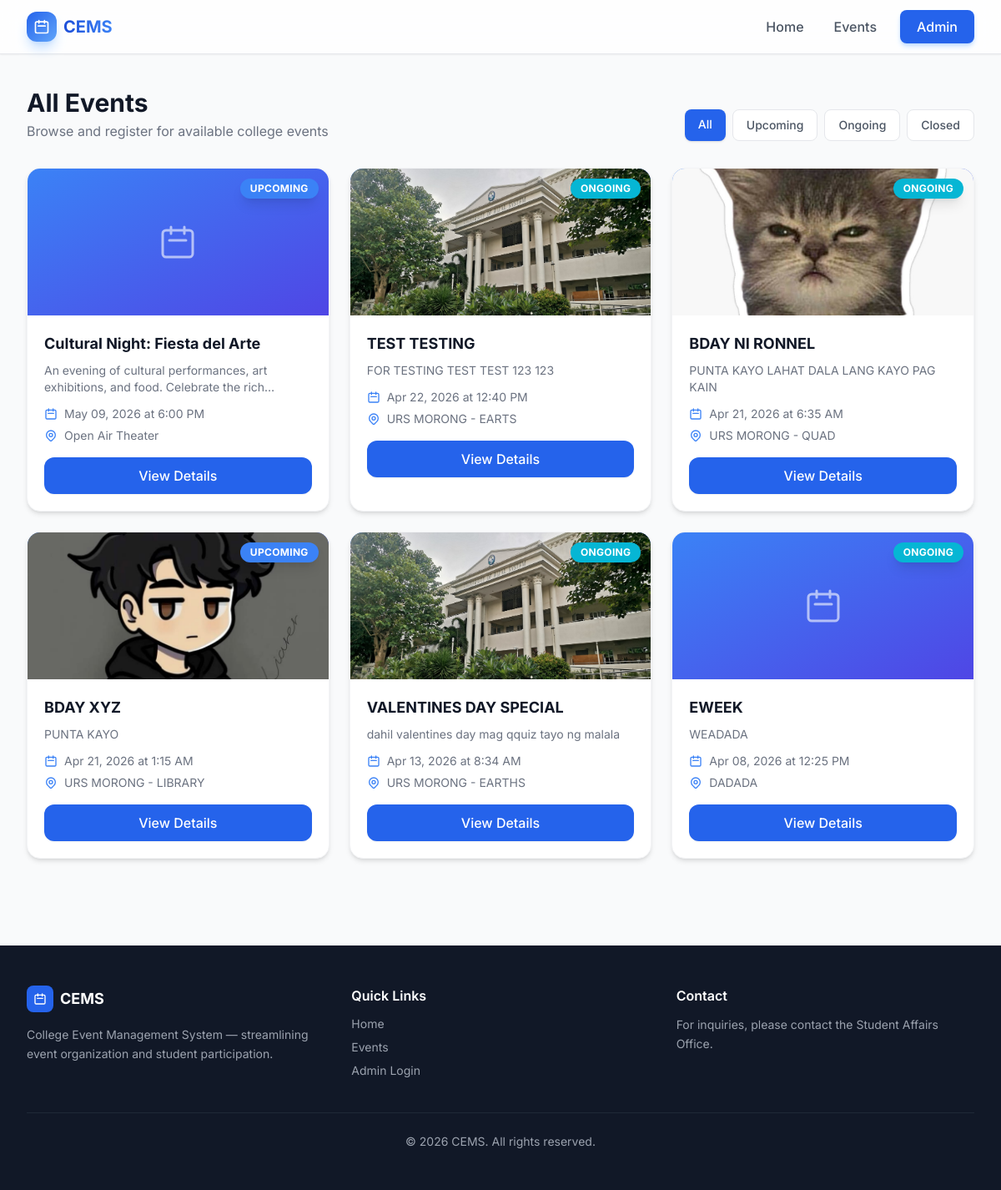
Screenshot of /events/ with the database file from the repository.
### events/models.py (models this page shows, shortened)
class Event(models.Model):
    STATUS_CHOICES = [
        ('upcoming', 'Upcoming'),
        ('ongoing', 'Ongoing'),
        ('closed', 'Closed'),
    ]
    title = models.CharField(max_length=200)
    description = models.TextField()
    date = models.DateField()
    time = models.TimeField()
    end_date = models.DateField(null=True, blank=True)
    end_time = models.TimeField(null=True, blank=True)
    location = models.CharField(max_length=200)
    image = models.ImageField(upload_to='events/', null=True, blank=True)
    registration_deadline = models.DateTimeField()
    participant_limit = models.PositiveIntegerField(default=0, help_text="0 = unlimited")
    status = models.CharField(max_length=10, choices=STATUS_CHOICES, default='upcoming')
    is_active = models.BooleanField(default=True)
    created_at = models.DateTimeField(auto_now_add=True)
    updated_at = models.DateTimeField(auto_now=True)
    class Meta:
        ordering = ['-date', '-time']

### events/views.py (the view)
# urls.py: path('events/', views.event_list, name='event_list'),
def event_list(request):
    events = Event.objects.filter(is_active=True)
    status_filter = request.GET.get('status', '')
    if status_filter:
        events = events.filter(status=status_filter)
    return render(request, 'events/event_list.html', {
        'events': events,
        'status_filter': status_filter,
    })

### templates/events/event_list.html (shortened to what this page needs)
{% extends "base.html" %}
{% block content %}
<div class="max-w-7xl mx-auto px-4 sm:px-6 lg:px-8 py-10">
    <div class="flex flex-col md:flex-row md:items-end md:justify-between mb-8">
        <div>
            <h1 class="text-3xl font-bold text-gray-900 mb-1">All Events</h1>
            <p class="text-gray-500">Browse and register for available college events</p>
        </div>
        <div class="mt-4 md:mt-0 flex gap-2">
            <a href="{% url 'events:event_list' %}"
               class="px-4 py-2 rounded-lg text-sm font-medium transition
                      {% if not status_filter %}bg-blue-600 text-white shadow{% else %}bg-white text-gray-600 border hover:bg-gray-50{% endif %}">
                All
            </a>
            <a href="?status=upcoming"
               class="px-4 py-2 rounded-lg text-sm font-medium transition
                      {% if status_filter == 'upcoming' %}bg-blue-600 text-white shadow{% else %}bg-white text-gray-600 border hover:bg-gray-50{% endif %}">
                Upcoming
            </a>
            <a href="?status=ongoing"
               class="px-4 py-2 rounded-lg text-sm font-medium transition
                      {% if status_filter == 'ongoing' %}bg-cyan-600 text-white shadow{% else %}bg-white text-gray-600 border hover:bg-gray-50{% endif %}">
                Ongoing
            </a>
            <a href="?status=closed"
               class="px-4 py-2 rounded-lg text-sm font-medium transition
                      {% if status_filter == 'closed' %}bg-red-600 text-white shadow{% else %}bg-white text-gray-600 border hover:bg-gray-50{% endif %}">
                Closed
            </a>
        </div>
    </div>
    {% if events %}
    <div class="grid sm:grid-cols-2 lg:grid-cols-3 gap-6">
        {% for event in events %}
        <div class="bg-white rounded-2xl shadow-md card-hover overflow-hidden border border-gray-100 fade-in">
            <div class="h-44 bg-gradient-to-br from-blue-500 to-indigo-600 flex items-center justify-center relative">
                {% if event.image %}
                <img src="{{ event.image.url }}" class="w-full h-full object-cover" alt="{{ event.title }}">
                {% else %}
                <svg class="w-12 h-12 text-white/60" fill="none" stroke="currentColor" viewBox="0 0 24 24"><path stroke-linecap="round" stroke-linejoin="round" stroke-width="1.5" d="M8 7V3m8 4V3m-9 8h10M5 21h14a2 2 0 002-2V7a2 2 0 00-2-2H5a2 2 0 00-2 2v12a2 2 0 002 2z"/></svg>
                {% endif %}
                <span class="absolute top-3 right-3 px-3 py-1 text-xs font-bold rounded-full uppercase tracking-wide shadow-lg
                    {% if event.status == 'upcoming' %}bg-blue-500 text-white
                    {% elif event.status == 'ongoing' %}bg-cyan-500 text-white
                    {% else %}bg-red-500 text-white{% endif %}">
                    {{ event.status }}
                </span>
            </div>
            <div class="p-5">
                <h3 class="font-bold text-lg text-gray-900 mb-2 line-clamp-1">{{ event.title }}</h3>
                <p class="text-sm text-gray-500 mb-3 line-clamp-2">{{ event.description|truncatewords:20 }}</p>
                <div class="space-y-1.5 text-sm text-gray-500 mb-4">
                    <div class="flex items-center gap-2">
                        <svg class="w-4 h-4 text-blue-500" fill="none" stroke="currentColor" viewBox="0 0 24 24"><path stroke-linecap="round" stroke-linejoin="round" stroke-width="2" d="M8 7V3m8 4V3m-9 8h10M5 21h14a2 2 0 002-2V7a2 2 0 00-2-2H5a2 2 0 00-2 2v12a2 2 0 002 2z"/></svg>
                        {{ event.date|date:"M d, Y" }} at {{ event.time|time:"g:i A" }}
                    </div>
                    <div class="flex items-center gap-2">
                        {{ event.location }}
                    </div>
                </div>
                <a href="{% url 'events:event_detail' event.pk %}" class="block text-center px-4 py-2.5 bg-blue-600 text-white rounded-xl hover:bg-blue-700 font-medium transition shadow-sm">
                    View Details
                </a>
            </div>
        </div>
        {% endfor %}
    </div>
    {% endif %}
</div>
{% endblock %}

### templates/base.html (shortened to what this page needs)
<!DOCTYPE html>
<html lang="en">
<head>
    <script src="https://cdn.tailwindcss.com"></script>
</head>
<body class="bg-gray-50 text-gray-800 min-h-screen flex flex-col">
    <nav class="sticky top-0 z-50 bg-white/80 backdrop-blur-lg border-b border-gray-200 shadow-sm" x-data="{ open: false }">
        <div class="max-w-7xl mx-auto px-4 sm:px-6 lg:px-8">
            <div class="flex justify-between h-16 items-center">
                <a href="{% url 'events:home' %}" class="flex items-center gap-2 group">
                    <div class="w-9 h-9 bg-gradient-to-br from-blue-600 to-blue-400 rounded-xl flex items-center justify-center shadow-lg shadow-blue-200 group-hover:shadow-blue-300 transition-shadow">
                        <svg class="w-5 h-5 text-white" fill="none" stroke="currentColor" viewBox="0 0 24 24"><path stroke-linecap="round" stroke-linejoin="round" stroke-width="2" d="M8 7V3m8 4V3m-9 8h10M5 21h14a2 2 0 002-2V7a2 2 0 00-2-2H5a2 2 0 00-2 2v12a2 2 0 002 2z"/></svg>
                    </div>
                    <span class="text-xl font-bold bg-gradient-to-r from-blue-700 to-blue-500 bg-clip-text text-transparent">CEMS</span>
                </a>
                <div class="hidden md:flex items-center gap-1">
                    <a href="{% url 'events:home' %}" class="px-4 py-2 rounded-lg text-gray-600 hover:text-blue-700 hover:bg-blue-50 font-medium transition">Home</a>
                    <a href="{% url 'events:event_list' %}" class="px-4 py-2 rounded-lg text-gray-600 hover:text-blue-700 hover:bg-blue-50 font-medium transition">Events</a>
                    <a href="{% url 'accounts:login' %}" class="ml-2 px-5 py-2 bg-blue-600 text-white rounded-lg hover:bg-blue-700 font-medium transition shadow-md shadow-blue-200 hover:shadow-blue-300">Admin</a>
                </div>
            </div>
        </div>
    </nav>
    <main class="flex-1">
        {% block content %}{% endblock %}
    </main>
    <footer class="bg-gray-900 text-gray-400 mt-16">
        <div class="max-w-7xl mx-auto px-4 sm:px-6 lg:px-8 py-12">
            <div class="grid md:grid-cols-3 gap-8">
                <div>
                    <div class="flex items-center gap-2 mb-4">
                        <div class="w-8 h-8 bg-blue-600 rounded-lg flex items-center justify-center">
                            <svg class="w-4 h-4 text-white" fill="none" stroke="currentColor" viewBox="0 0 24 24"><path stroke-linecap="round" stroke-linejoin="round" stroke-width="2" d="M8 7V3m8 4V3m-9 8h10M5 21h14a2 2 0 002-2V7a2 2 0 00-2-2H5a2 2 0 00-2 2v12a2 2 0 002 2z"/></svg>
                        </div>
                        <span class="text-white font-bold text-lg">CEMS</span>
                    </div>
                    <p class="text-sm leading-relaxed">College Event Management System — streamlining event organization and student participation.</p>
                </div>
                <div>
                    <h4 class="text-white font-semibold mb-3">Quick Links</h4>
                    <ul class="space-y-2 text-sm">
                        <li><a href="{% url 'events:home' %}" class="hover:text-blue-400 transition">Home</a></li>
                        <li><a href="{% url 'events:event_list' %}" class="hover:text-blue-400 transition">Events</a></li>
                        <li><a href="{% url 'accounts:login' %}" class="hover:text-blue-400 transition">Admin Login</a></li>
                    </ul>
                </div>
                <div>
                    <h4 class="text-white font-semibold mb-3">Contact</h4>
                    <p class="text-sm leading-relaxed">For inquiries, please contact the Student Affairs Office.</p>
                </div>
            </div>
            <div class="mt-10 pt-6 border-t border-gray-800 text-center text-sm">
                <p>&copy; {% now "Y" %} CEMS. All rights reserved.</p>
            </div>
        </div>
    </footer>
</body>
</html>

### templates/base.html (style rules this page uses)
body { font-family: 'Inter', system-ui, sans-serif; }
.card-hover { transition: all 0.3s cubic-bezier(.4,0,.2,1); }
.fade-in { animation: fadeIn 0.5s ease-out; }

### rows the page displays
Event: status "UPCOMING", title "Cultural Night: Fiesta del Arte", description "An evening of cultural performances, art exhibitions, and food. Celebrate the…", date "May 09, 2026", time "6:00 PM", location "Open Air Theater"
Event: image (picture), status "ONGOING", title "TEST TESTING", description "FOR TESTING TEST TEST 123 123", date "Apr 22, 2026", time "12:40 PM", location "URS MORONG - EARTS"
Event: image (picture), status "ONGOING", title "BDAY NI RONNEL", description "PUNTA KAYO LAHAT DALA LANG KAYO PAG KAIN", date "Apr 21, 2026", time "6:35 AM", location "URS MORONG - QUAD"
Event: image (picture), status "UPCOMING", title "BDAY XYZ", description "PUNTA KAYO", date "Apr 21, 2026", time "1:15 AM", location "URS MORONG - LIBRARY"
Event: image (picture), status "ONGOING", title "VALENTINES DAY SPECIAL", description "dahil valentines day mag qquiz tayo ng malala", date "Apr 13, 2026", time "8:34 AM", location "URS MORONG - EARTHS"
Event: status "ONGOING", title "EWEEK", description "WEADADA", date "Apr 08, 2026", time "12:25 PM", location "DADADA"
